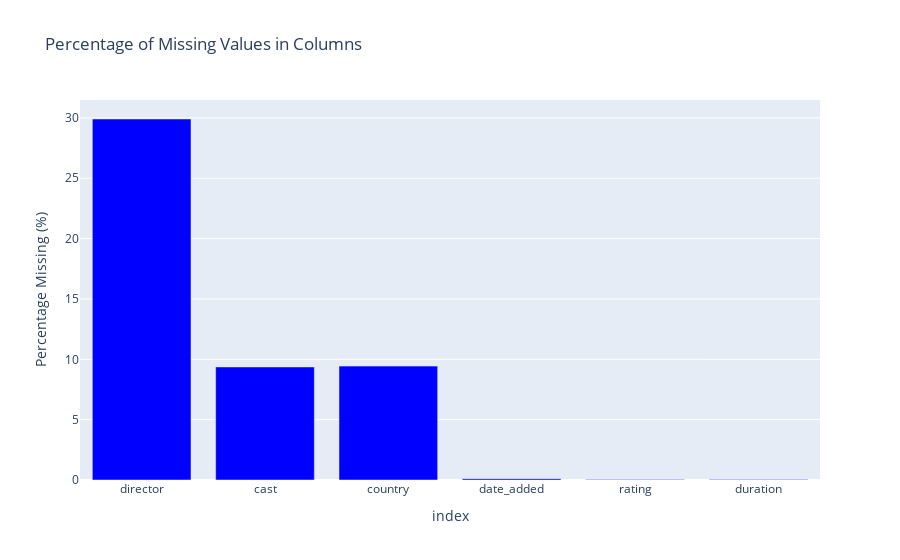

The notebook cell this image was saved under:
### Code cell
missing_percentage = (netflix_data.isnull().sum() / len(netflix_data)) * 100

columns_with_missing_values = missing_percentage[missing_percentage > 0]

fig = px.bar(
    columns_with_missing_values,
    x=columns_with_missing_values.index,
    y=columns_with_missing_values,
    title='Percentage of Missing Values in Columns',
    labels={'x': 'Columns', 'y': 'Percentage Missing (%)'},
)

fig.update_traces(marker_color='blue')

fig.show()

### Figure 1 — Plotly figure (JSON) as saved in the notebook; plotly's stock layout.template omitted (floating-point values rounded to 4 significant figures)
{"data": [{"alignmentgroup": "True", "hovertemplate": "index=%{x}<br>Percentage Missing (%)=%{y}<extra></extra>", "legendgroup": "", "marker": {"color": "blue", "pattern": {"shape": ""}}, "name": "", "offsetgroup": "", "orientation": "v", "showlegend": false, "textposition": "auto", "type": "bar", "x": ["director", "cast", "country", "date_added", "rating", "duration"], "xaxis": "x", "y": [29.91, 9.368, 9.436, 0.1135, 0.04542, 0.03406], "yaxis": "y"}], "layout": {"barmode": "relative", "legend": {"tracegroupgap": 0}, "title": {"text": "Percentage of Missing Values in Columns"}, "xaxis": {"anchor": "y", "domain": [0, 1], "title": {"text": "index"}}, "yaxis": {"anchor": "x", "domain": [0, 1], "title": {"text": "Percentage Missing (%)"}}}}
